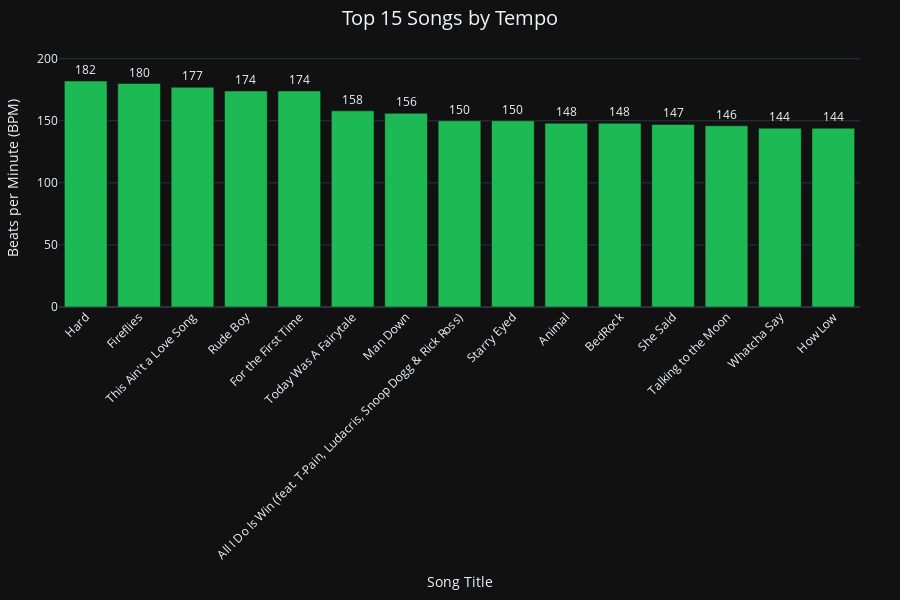

Notebook cell for this chart:
### Code cell
fig = px.bar(
    example_df,
    x='title',
    y='bpm',
    text='bpm',
    color_discrete_sequence=["#1DB954"],
    labels={'bpm': 'Tempo (BPM)', 'title': 'Song Title'},
    title=f"Top 15 Songs by Tempo",
    template='plotly_dark'
)

max_bpm = example_df['bpm'].max()
y_max = max_bpm + 25

fig.update_layout(
    height=600,
    xaxis_title="Song Title",
    yaxis_title="Beats per Minute (BPM)",
    title_font_size=20,
    title_x=0.5,
    margin=dict(l=40, r=40, t=50, b=40),
    xaxis_tickangle=-45,
    yaxis=dict(range=[0, y_max])
)
fig.update_traces(textposition='outside')
fig.show()

### Figure 1 — Plotly figure (JSON) as saved in the notebook; plotly's stock layout.template omitted (floating-point values rounded to 4 significant figures)
{"data": [{"alignmentgroup": "True", "hovertemplate": "Song Title=%{x}<br>Tempo (BPM)=%{text}<extra></extra>", "legendgroup": "", "marker": {"color": "#1DB954", "pattern": {"shape": ""}}, "name": "", "offsetgroup": "", "orientation": "v", "showlegend": false, "text": [182, 180, 177, 174, 174, 158, 156, 150, 150, 148, 148, 147, 146, 144, 144], "textposition": "outside", "type": "bar", "x": ["Hard", "Fireflies", "This Ain't a Love Song", "Rude Boy", "For the First Time", "Today Was A Fairytale", "Man Down", "All I Do Is Win (feat. T-Pain, Ludacris, Snoop Dogg & Rick Ross)", "Starry Eyed", "Animal", "BedRock", "She Said", "Talking to the Moon", "Whatcha Say", "How Low"], "xaxis": "x", "y": [182, 180, 177, 174, 174, 158, 156, 150, 150, 148, 148, 147, 146, 144, 144], "yaxis": "y"}], "layout": {"barmode": "relative", "height": 600, "legend": {"tracegroupgap": 0}, "margin": {"b": 40, "l": 40, "r": 40, "t": 50}, "title": {"font": {"size": 20}, "text": "Top 15 Songs by Tempo", "x": 0.5}, "xaxis": {"anchor": "y", "domain": [0, 1], "tickangle": -45, "title": {"text": "Song Title"}}, "yaxis": {"anchor": "x", "domain": [0, 1], "range": [0, 207], "title": {"text": "Beats per Minute (BPM)"}}}}
